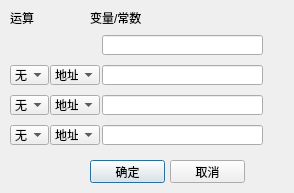
<?xml version="1.0" encoding="UTF-8"?>
<ui version="4.0">
 <class>ExpressionDlg</class>
 <widget class="QDialog" name="ExpressionDlg">
  <property name="geometry">
   <rect>
    <x>0</x>
    <y>0</y>
    <width>294</width>
    <height>193</height>
   </rect>
  </property>
  <property name="windowTitle">
   <string>表达式</string>
  </property>
  <widget class="QPushButton" name="btn_ok">
   <property name="geometry">
    <rect>
     <x>90</x>
     <y>160</y>
     <width>75</width>
     <height>23</height>
    </rect>
   </property>
   <property name="text">
    <string>确定</string>
   </property>
  </widget>
  <widget class="QPushButton" name="btn_cancel">
   <property name="geometry">
    <rect>
     <x>170</x>
     <y>160</y>
     <width>75</width>
     <height>23</height>
    </rect>
   </property>
   <property name="text">
    <string>取消</string>
   </property>
  </widget>
  <widget class="QComboBox" name="combo_Type">
   <property name="geometry">
    <rect>
     <x>50</x>
     <y>65</y>
     <width>50</width>
     <height>20</height>
    </rect>
   </property>
   <property name="maximumSize">
    <size>
     <width>50</width>
     <height>16777215</height>
    </size>
   </property>
   <item>
    <property name="text">
     <string>地址</string>
    </property>
   </item>
   <item>
    <property name="text">
     <string>常数</string>
    </property>
   </item>
  </widget>
  <widget class="QComboBox" name="combo_Type_2">
   <property name="geometry">
    <rect>
     <x>50</x>
     <y>95</y>
     <width>50</width>
     <height>20</height>
    </rect>
   </property>
   <property name="maximumSize">
    <size>
     <width>50</width>
     <height>16777215</height>
    </size>
   </property>
   <item>
    <property name="text">
     <string>地址</string>
    </property>
   </item>
   <item>
    <property name="text">
     <string>常数</string>
    </property>
   </item>
  </widget>
  <widget class="QComboBox" name="combo_Type_3">
   <property name="geometry">
    <rect>
     <x>50</x>
     <y>125</y>
     <width>50</width>
     <height>20</height>
    </rect>
   </property>
   <property name="maximumSize">
    <size>
     <width>50</width>
     <height>16777215</height>
    </size>
   </property>
   <item>
    <property name="text">
     <string>地址</string>
    </property>
   </item>
   <item>
    <property name="text">
     <string>常数</string>
    </property>
   </item>
  </widget>
  <widget class="QLabel" name="label_2">
   <property name="geometry">
    <rect>
     <x>10</x>
     <y>10</y>
     <width>24</width>
     <height>16</height>
    </rect>
   </property>
   <property name="text">
    <string>运算</string>
   </property>
  </widget>
  <widget class="QLabel" name="label">
   <property name="geometry">
    <rect>
     <x>90</x>
     <y>10</y>
     <width>54</width>
     <height>16</height>
    </rect>
   </property>
   <property name="text">
    <string>变量/常数</string>
   </property>
  </widget>
  <widget class="QPushButton" name="btn_addr">
   <property name="geometry">
    <rect>
     <x>260</x>
     <y>33</y>
     <width>28</width>
     <height>24</height>
    </rect>
   </property>
   <property name="focusPolicy">
    <enum>Qt::NoFocus</enum>
   </property>
   <property name="text">
    <string/>
   </property>
   <property name="icon">
    <iconset resource="../../resourse.qrc">
     <normaloff>:/addressintput/images/address.bmp</normaloff>:/addressintput/images/address.bmp</iconset>
   </property>
   <property name="autoRepeat">
    <bool>false</bool>
   </property>
   <property name="autoDefault">
    <bool>true</bool>
   </property>
   <property name="flat">
    <bool>true</bool>
   </property>
  </widget>
  <widget class="QLineEdit" name="lineEdit">
   <property name="geometry">
    <rect>
     <x>102</x>
     <y>35</y>
     <width>161</width>
     <height>20</height>
    </rect>
   </property>
   <property name="maximumSize">
    <size>
     <width>170</width>
     <height>16777215</height>
    </size>
   </property>
  </widget>
  <widget class="QPushButton" name="btn_addr2">
   <property name="geometry">
    <rect>
     <x>260</x>
     <y>63</y>
     <width>28</width>
     <height>24</height>
    </rect>
   </property>
   <property name="focusPolicy">
    <enum>Qt::NoFocus</enum>
   </property>
   <property name="text">
    <string/>
   </property>
   <property name="icon">
    <iconset resource="../../resourse.qrc">
     <normaloff>:/addressintput/images/address.bmp</normaloff>:/addressintput/images/address.bmp</iconset>
   </property>
   <property name="autoRepeat">
    <bool>false</bool>
   </property>
   <property name="autoDefault">
    <bool>true</bool>
   </property>
   <property name="flat">
    <bool>true</bool>
   </property>
  </widget>
  <widget class="QComboBox" name="comboBox">
   <property name="geometry">
    <rect>
     <x>10</x>
     <y>65</y>
     <width>39</width>
     <height>20</height>
    </rect>
   </property>
   <property name="maximumSize">
    <size>
     <width>50</width>
     <height>16777215</height>
    </size>
   </property>
   <item>
    <property name="text">
     <string>无</string>
    </property>
   </item>
   <item>
    <property name="text">
     <string>+</string>
    </property>
   </item>
   <item>
    <property name="text">
     <string>-</string>
    </property>
   </item>
   <item>
    <property name="text">
     <string>*</string>
    </property>
   </item>
   <item>
    <property name="text">
     <string>/</string>
    </property>
   </item>
   <item>
    <property name="text">
     <string>^</string>
    </property>
   </item>
   <item>
    <property name="text">
     <string>%</string>
    </property>
   </item>
   <item>
    <property name="text">
     <string>&amp;</string>
    </property>
   </item>
   <item>
    <property name="text">
     <string>|</string>
    </property>
   </item>
   <item>
    <property name="text">
     <string>&lt;&lt;</string>
    </property>
   </item>
   <item>
    <property name="text">
     <string>&gt;&gt;</string>
    </property>
   </item>
  </widget>
  <widget class="QLineEdit" name="lineEdit_2">
   <property name="geometry">
    <rect>
     <x>102</x>
     <y>65</y>
     <width>161</width>
     <height>20</height>
    </rect>
   </property>
   <property name="maximumSize">
    <size>
     <width>170</width>
     <height>16777215</height>
    </size>
   </property>
  </widget>
  <widget class="QPushButton" name="btn_addr3">
   <property name="geometry">
    <rect>
     <x>260</x>
     <y>93</y>
     <width>28</width>
     <height>24</height>
    </rect>
   </property>
   <property name="focusPolicy">
    <enum>Qt::NoFocus</enum>
   </property>
   <property name="text">
    <string/>
   </property>
   <property name="icon">
    <iconset resource="../../resourse.qrc">
     <normaloff>:/addressintput/images/address.bmp</normaloff>:/addressintput/images/address.bmp</iconset>
   </property>
   <property name="autoRepeat">
    <bool>false</bool>
   </property>
   <property name="autoDefault">
    <bool>true</bool>
   </property>
   <property name="flat">
    <bool>true</bool>
   </property>
  </widget>
  <widget class="QComboBox" name="comboBox_2">
   <property name="geometry">
    <rect>
     <x>10</x>
     <y>95</y>
     <width>39</width>
     <height>20</height>
    </rect>
   </property>
   <property name="maximumSize">
    <size>
     <width>50</width>
     <height>16777215</height>
    </size>
   </property>
   <item>
    <property name="text">
     <string>无</string>
    </property>
   </item>
   <item>
    <property name="text">
     <string>+</string>
    </property>
   </item>
   <item>
    <property name="text">
     <string>-</string>
    </property>
   </item>
   <item>
    <property name="text">
     <string>*</string>
    </property>
   </item>
   <item>
    <property name="text">
     <string>/</string>
    </property>
   </item>
   <item>
    <property name="text">
     <string>^</string>
    </property>
   </item>
   <item>
    <property name="text">
     <string>%</string>
    </property>
   </item>
   <item>
    <property name="text">
     <string>&amp;</string>
    </property>
   </item>
   <item>
    <property name="text">
     <string>|</string>
    </property>
   </item>
   <item>
    <property name="text">
     <string>&lt;&lt;</string>
    </property>
   </item>
   <item>
    <property name="text">
     <string>&gt;&gt;</string>
    </property>
   </item>
  </widget>
  <widget class="QLineEdit" name="lineEdit_3">
   <property name="geometry">
    <rect>
     <x>102</x>
     <y>95</y>
     <width>161</width>
     <height>20</height>
    </rect>
   </property>
   <property name="maximumSize">
    <size>
     <width>170</width>
     <height>16777215</height>
    </size>
   </property>
  </widget>
  <widget class="QPushButton" name="btn_addr4">
   <property name="geometry">
    <rect>
     <x>260</x>
     <y>123</y>
     <width>28</width>
     <height>24</height>
    </rect>
   </property>
   <property name="focusPolicy">
    <enum>Qt::NoFocus</enum>
   </property>
   <property name="text">
    <string/>
   </property>
   <property name="icon">
    <iconset resource="../../resourse.qrc">
     <normaloff>:/addressintput/images/address.bmp</normaloff>:/addressintput/images/address.bmp</iconset>
   </property>
   <property name="autoRepeat">
    <bool>false</bool>
   </property>
   <property name="autoDefault">
    <bool>true</bool>
   </property>
   <property name="flat">
    <bool>true</bool>
   </property>
  </widget>
  <widget class="QComboBox" name="comboBox_3">
   <property name="geometry">
    <rect>
     <x>10</x>
     <y>125</y>
     <width>39</width>
     <height>20</height>
    </rect>
   </property>
   <property name="maximumSize">
    <size>
     <width>50</width>
     <height>16777215</height>
    </size>
   </property>
   <item>
    <property name="text">
     <string>无</string>
    </property>
   </item>
   <item>
    <property name="text">
     <string>+</string>
    </property>
   </item>
   <item>
    <property name="text">
     <string>-</string>
    </property>
   </item>
   <item>
    <property name="text">
     <string>*</string>
    </property>
   </item>
   <item>
    <property name="text">
     <string>/</string>
    </property>
   </item>
   <item>
    <property name="text">
     <string>^</string>
    </property>
   </item>
   <item>
    <property name="text">
     <string>%</string>
    </property>
   </item>
   <item>
    <property name="text">
     <string>&amp;</string>
    </property>
   </item>
   <item>
    <property name="text">
     <string>|</string>
    </property>
   </item>
   <item>
    <property name="text">
     <string>&lt;&lt;</string>
    </property>
   </item>
   <item>
    <property name="text">
     <string>&gt;&gt;</string>
    </property>
   </item>
  </widget>
  <widget class="QLineEdit" name="lineEdit_4">
   <property name="geometry">
    <rect>
     <x>102</x>
     <y>125</y>
     <width>161</width>
     <height>20</height>
    </rect>
   </property>
   <property name="maximumSize">
    <size>
     <width>170</width>
     <height>16777215</height>
    </size>
   </property>
  </widget>
 </widget>
 <resources>
  <include location="../../resourse.qrc"/>
 </resources>
 <connections/>
</ui>
